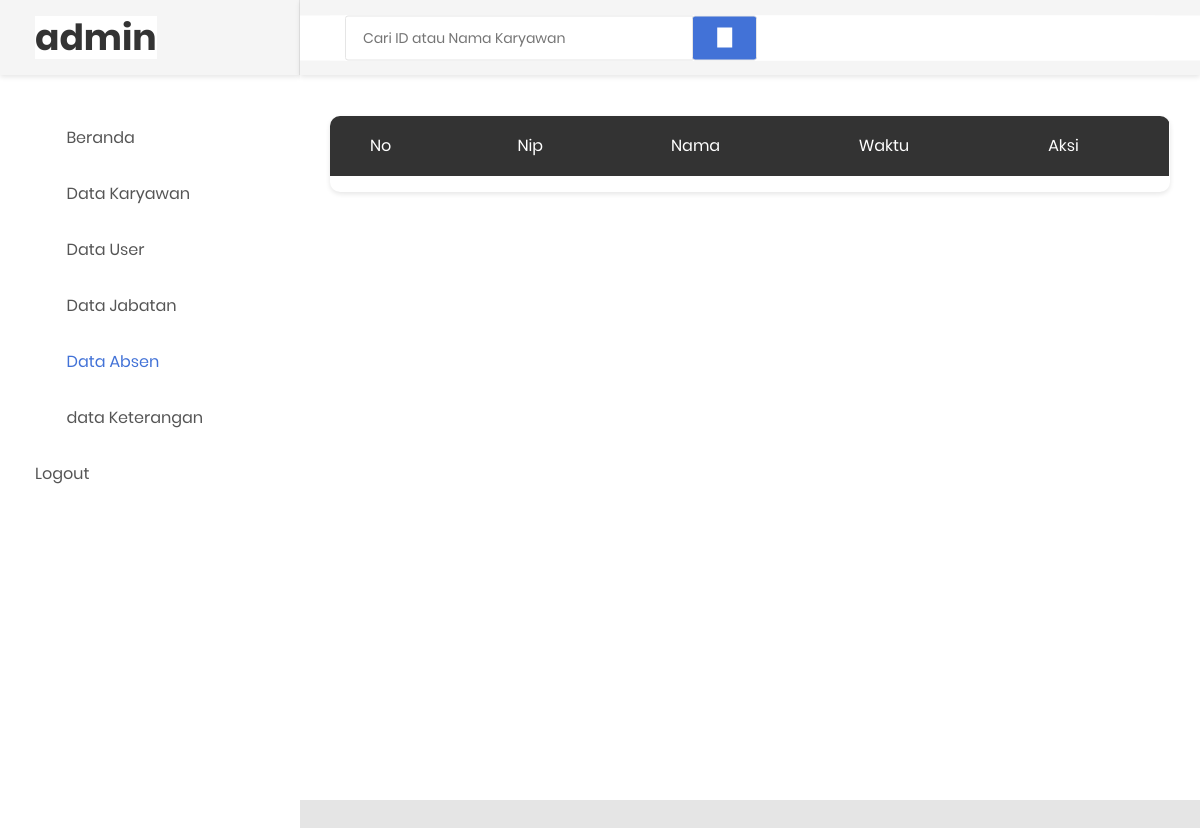
The app's page /prospenab.php (signed in), older data.
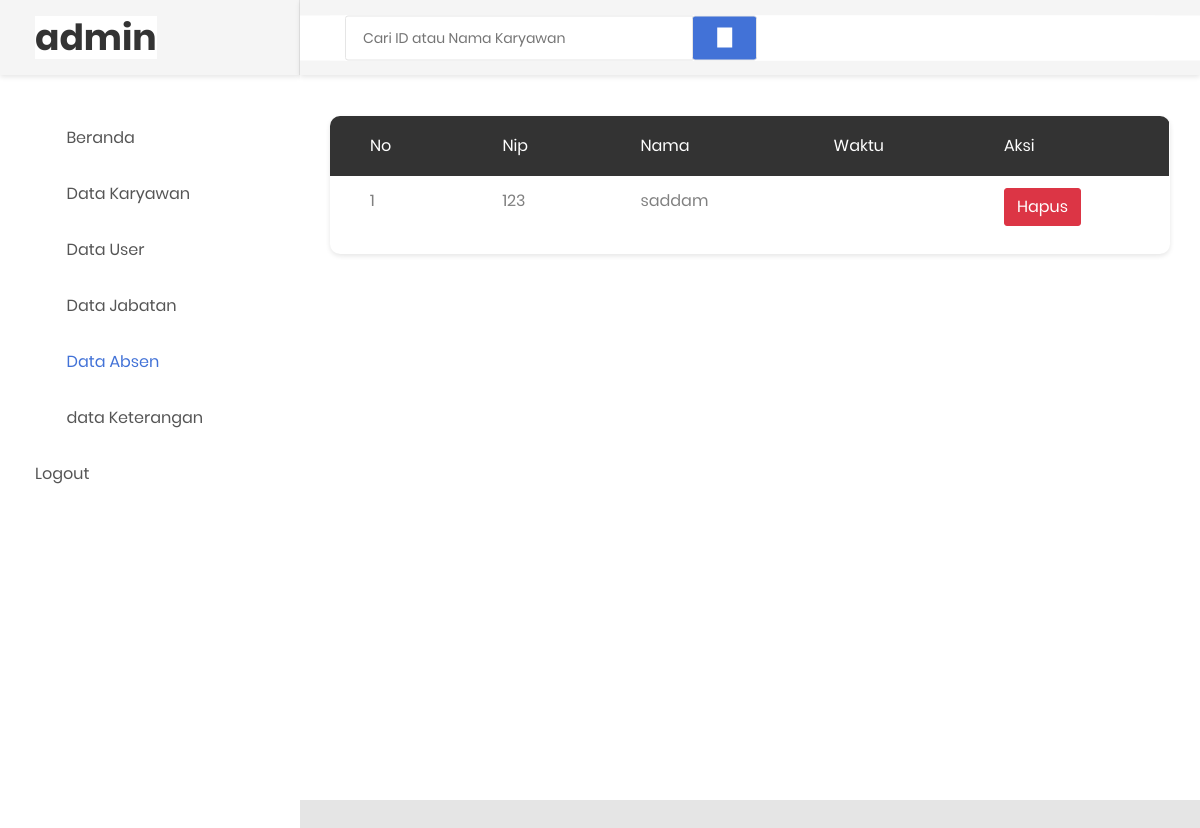
The same page, newer data.
### tables this page shows
CREATE TABLE `tb_absen` (
  `id` int(11) NOT NULL,
  `id_karyawan` varchar(255) NOT NULL,
  `nama` varchar(255) NOT NULL,
  `date` varchar(255) NOT NULL,
  `waktu_masuk` varchar(255) DEFAULT NULL,
  `waktu_keluar` varchar(255) DEFAULT NULL,
  `keterangan_masuk` varchar(255) NOT NULL,
  `keterangan_keluar` varchar(255) NOT NULL
);

### prospenab.php (the view, shortened to what this page needs)
<?php
require_once("koneksi.php");
 ?>
<!DOCTYPE html>
<html lang="en">
<head>
     <link rel="stylesheet" href="https://maxcdn.bootstrapcdn.com/bootstrap/4.5.2/css/bootstrap.min.css">
    <link rel="stylesheet" type="text/css" href="css/bootstrap.css" media="all">
    <link href="css/font-face.css" rel="stylesheet" media="all">
    <link href="vendor/font-awesome-4.7/css/font-awesome.min.css" rel="stylesheet" media="all">
    <link href="vendor/font-awesome-5/css/fontawesome-all.min.css" rel="stylesheet" media="all">
    <link href="vendor/mdi-font/css/material-design-iconic-font.min.css" rel="stylesheet" media="all">
    <link href="vendor/bootstrap-4.1/bootstrap.min.css" rel="stylesheet" media="all">
    <link href="vendor/animsition/animsition.min.css" rel="stylesheet" media="all">
    <link href="vendor/bootstrap-progressbar/bootstrap-progressbar-3.3.4.min.css" rel="stylesheet" media="all">
    <link href="vendor/wow/animate.css" rel="stylesheet" media="all">
    <link href="vendor/css-hamburgers/hamburgers.min.css" rel="stylesheet" media="all">
    <link href="vendor/slick/slick.css" rel="stylesheet" media="all">
    <link href="vendor/select2/select2.min.css" rel="stylesheet" media="all">
    <link href="vendor/perfect-scrollbar/perfect-scrollbar.css" rel="stylesheet" media="all">
    <link href="css/theme.css" rel="stylesheet" media="all">
</head>
<body class="animsition">
    <div class="page-wrapper">
        <aside class="menu-sidebar d-none d-lg-block">
            <div class="logo">
                <a href="#">
                    <h1>admin</h1>
                </a>
            </div>
            <div class="menu-sidebar__content js-scrollbar1">
                <nav class="navbar-sidebar">
                    <ul class="list-unstyled navbar__list">
                        <li>
                            <a class="js-arrow" href="admin2.php">
                                <i class="fas fa-tachometer-alt"></i>Beranda</a>
                        </li>
                        <li>
                            <a href="datakaryawan.php">
                                <i class="fas fa-chart-bar"></i>Data Karyawan</a>
                        </li>
                        <li>
                            <a href="table.html">
                                <i class="fas fa-table"></i>Data User</a>
                        </li>
                        <li>
                            <a href="datajabatan.php">
                                <i class="far fa-check-square"></i>Data Jabatan</a>
                        </li>
                        <li class="active has-sub">
                            <a href="data_absen.php">
                                <i class="fas fa-calendar-alt"></i>Data Absen</a>
                        </li>
                          <li>
                            <a href="data_keterangan.php">
                                <i class="fas fa-table"></i>data Keterangan
                            </a>
                        </li>
                        <li>
                            <a href="logout.php">Logout</a>
                        </li>
                    </ul>
                </nav>
            </div>
        </aside>
        <div class="page-container">
            <header class="header-desktop">
                <div class="section__content section__content--p30">
                    <div class="container-fluid">
                        <div class="header-wrap">
                            <form class="form-header" action="prospenab.php" method="POST">
                                <input autocomplete="off" class="au-input au-input--xl" type="text" name="cari" placeholder="Cari ID atau Nama Karyawan" />
                                <button class="au-btn--submit" type="submit">
                                    <i class="zmdi zmdi-search"></i>
                                </button>
                            </form>
                        </div>
                    </div>
                </div>
            </header>
            <div class="main-content">
                <div class="section__content section__content--p30">
                    <div class="container-fluid">
                        <div class="row">
                                <div class="table-responsive table--no-card m-b-30">
                                    <table class="table table-borderless table-striped table-earning">
                                        <thead>
                                            <tr>
                                                <th>No</th>
                                                <th>Nip</th>
                                                <th>Nama</th>
                                                <th>Waktu</th>
                                                <th>aksi</th>
                                            </tr>
                                        </thead>
                                        <tbody>
                                              <?php
                                            $cari = $_POST['cari'];
                                            $sql = "SELECT * FROM tb_absen WHERE id_karyawan LIKE '%$cari%' OR nama LIKE '%$cari%'";
                                            $query = mysqli_query($koneksi, $sql);
                                            $no = 1;
                                            while ($row = mysqli_fetch_array($query)) {
                                             ?>
                                            <tr>
                                                <td><?php echo $no ?></td>
                                                <td><?php echo $row['id_karyawan']; ?></td>
                                                <td><?php echo $row ['nama']; ?></td>
                                                <td><?php echo $row['waktu']; ?></td>
                                                <td> <a href="absen/hapus_absen.php?id=<?php echo $row['id']; ?>"><button class="btn btn-danger" onclick="return confirm('yakin ingin dihapus?');">Hapus</button></a></td>
                                            </tr>
                                           <?php
                                           $no++;
                                       }
                                            ?>
                                        </tbody>
                                    </table>
                                </div>
                            </div>
                        <div class="row">
                            <div class="col-md-12">
                            </div>
                        </div>
                        <div class="row m-t-30">
                            <div class="col-md-12">
                            </div>
                        </div>
                </div>
            </div>
        </div>
    </div>
</body>
</html>

Row changes from the older to the newer data that the page shows:
added tb_absen: id_karyawan "123", nama "saddam"
